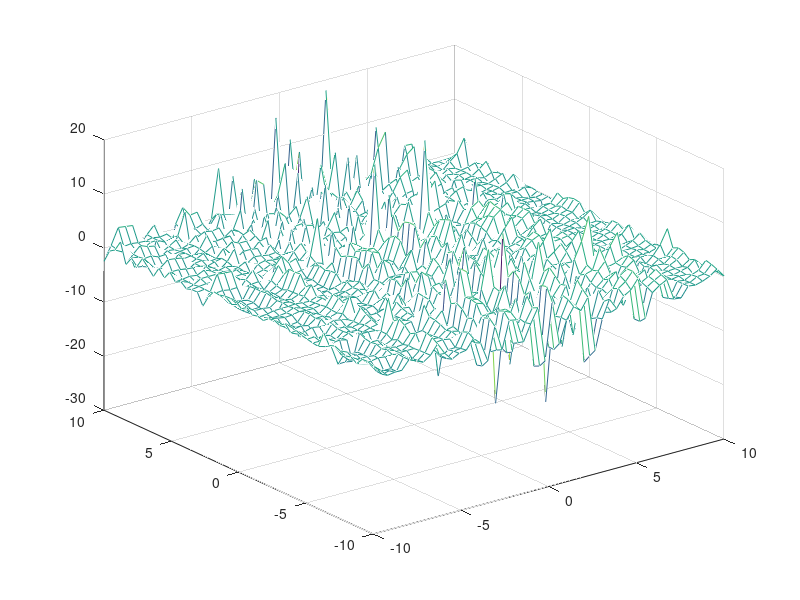

Recreate this plot in MATLAB.
f=@(x,y) (x+y)/((y.^2)-(2*y)+x)
n = 50
x = linspace(-10,10,n)
y = linspace(-10,10,n)
[x,y] = meshgrid(x,y)
mesh(x,y,f(x,y))